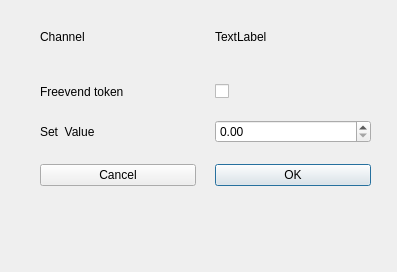
<?xml version="1.0" encoding="UTF-8"?>
<ui version="4.0">
 <class>WBSDPaySetCoinChannel</class>
 <widget class="QMainWindow" name="WBSDPaySetCoinChannel">
  <property name="geometry">
   <rect>
    <x>0</x>
    <y>0</y>
    <width>397</width>
    <height>272</height>
   </rect>
  </property>
  <property name="windowTitle">
   <string>Set coinchannel value</string>
  </property>
  <widget class="QWidget" name="centralwidget">
   <widget class="QWidget" name="gridLayoutWidget">
    <property name="geometry">
     <rect>
      <x>30</x>
      <y>10</y>
      <width>351</width>
      <height>181</height>
     </rect>
    </property>
    <layout class="QGridLayout" name="gridLayout" rowstretch="1,0,0,0" columnstretch="0,0">
     <property name="leftMargin">
      <number>10</number>
     </property>
     <property name="rightMargin">
      <number>10</number>
     </property>
     <property name="bottomMargin">
      <number>5</number>
     </property>
     <property name="horizontalSpacing">
      <number>19</number>
     </property>
     <property name="verticalSpacing">
      <number>21</number>
     </property>
     <item row="0" column="0">
      <widget class="QLabel" name="label_3">
       <property name="text">
        <string>Channel</string>
       </property>
      </widget>
     </item>
     <item row="2" column="0">
      <widget class="QLabel" name="label">
       <property name="text">
        <string>Set  Value</string>
       </property>
      </widget>
     </item>
     <item row="2" column="1">
      <widget class="QDoubleSpinBox" name="dblChannelValue">
       <property name="singleStep">
        <double>0.050000000000000</double>
       </property>
      </widget>
     </item>
     <item row="1" column="0">
      <widget class="QLabel" name="lblFVToken">
       <property name="text">
        <string>Freevend token</string>
       </property>
      </widget>
     </item>
     <item row="0" column="1">
      <widget class="QLabel" name="lblChannelName">
       <property name="text">
        <string>TextLabel</string>
       </property>
      </widget>
     </item>
     <item row="1" column="1">
      <widget class="QCheckBox" name="chkFVToken">
       <property name="text">
        <string/>
       </property>
      </widget>
     </item>
     <item row="3" column="0">
      <widget class="QPushButton" name="btnCancel">
       <property name="text">
        <string>Cancel</string>
       </property>
      </widget>
     </item>
     <item row="3" column="1">
      <widget class="QPushButton" name="btnOK">
       <property name="text">
        <string>OK</string>
       </property>
       <property name="autoDefault">
        <bool>false</bool>
       </property>
       <property name="default">
        <bool>true</bool>
       </property>
      </widget>
     </item>
    </layout>
   </widget>
  </widget>
  <widget class="QMenuBar" name="menubar">
   <property name="geometry">
    <rect>
     <x>0</x>
     <y>0</y>
     <width>397</width>
     <height>21</height>
    </rect>
   </property>
  </widget>
 </widget>
 <tabstops>
  <tabstop>chkFVToken</tabstop>
  <tabstop>dblChannelValue</tabstop>
  <tabstop>btnOK</tabstop>
  <tabstop>btnCancel</tabstop>
 </tabstops>
 <resources/>
 <connections/>
</ui>
